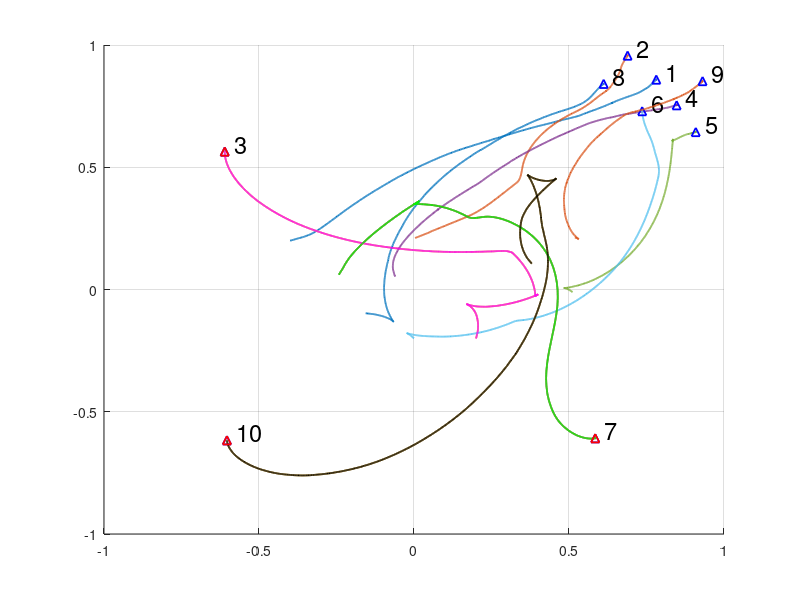

Write MATLAB code to recreate this figure. (Note: this script raises an error after producing the figure.)
% Robotarium Test Data Plot
% Sangjun Lee
% 2/19/2018
clear; close all; clc;

% Import Data
load 2_26_2018_rundata.mat
[lim_row, lim_col] = size(data.pose);
N = data.N;
disp(data)

% General Settings
lineW = 1.3;
axisS = 15;
labelS = 17;

t_test = 45; % Actual test time (sec)
t = linspace(0,t_test,lim_row/3);

% Trajectory of all agents
figure;
hold on
for k = 1:N
    plot(data.pose(1:3:lim_row,k),data.pose(2:3:lim_row,k),'LineWidth',lineW);
    plot(data.pose(end-2,k),data.pose(end-1,k),'b^','LineWidth',lineW)
    text(data.pose(end-2,k)+0.03,data.pose(end-1,k)+0.03,...
        sprintf('%d',k),'FontSize',labelS)
end
plot(data.pose(1:3:lim_row,data.att_agent(1)),...
    data.pose(2:3:lim_row,data.att_agent(1)),'m','LineWidth',lineW);
plot(data.pose(1:3:lim_row,data.att_agent(2)),...
    data.pose(2:3:lim_row,data.att_agent(2)),'g','LineWidth',lineW);
plot(data.pose(1:3:lim_row,data.att_agent(3)),...
    data.pose(2:3:lim_row,data.att_agent(3)),'k','LineWidth',lineW);
plot(data.pose(end-2,data.att_agent),data.pose(end-1,data.att_agent),...
        'r^','LineWidth',lineW)
hold off;
grid on; axis([-1 1 -1 1]); ax = gca; ax.FontSize = axisS;
xlabel('x (m)','FontSize',labelS); ylabel('y (m)','FontSize',labelS)

% Tracking error of all agents
figure;
for i = 1:N
subplot(2,1,1) % x_d - x
plot(t,data.goal(1,i)-data.pose(1:3:lim_row,i),'LineWidth',lineW)
hold on; grid on; axis([0 45 -2 2]); ax = gca; ax.FontSize = axisS;
ylabel('x error (m)','FontSize',labelS)

subplot(2,1,2) % y_d - y
plot(t,data.goal(2,i)-data.pose(2:3:lim_row,i),'LineWidth',lineW)
hold on; grid on; axis([0 45 -2 2]); ax = gca; ax.FontSize = axisS;
xlabel('time (s)','FontSize',labelS); ylabel('y error (m)','FontSize',labelS)
end
hold off

%% Plot Annimation
run plot_ani_traj.m % trajectory
%run plot_ani_stat.m % test stats